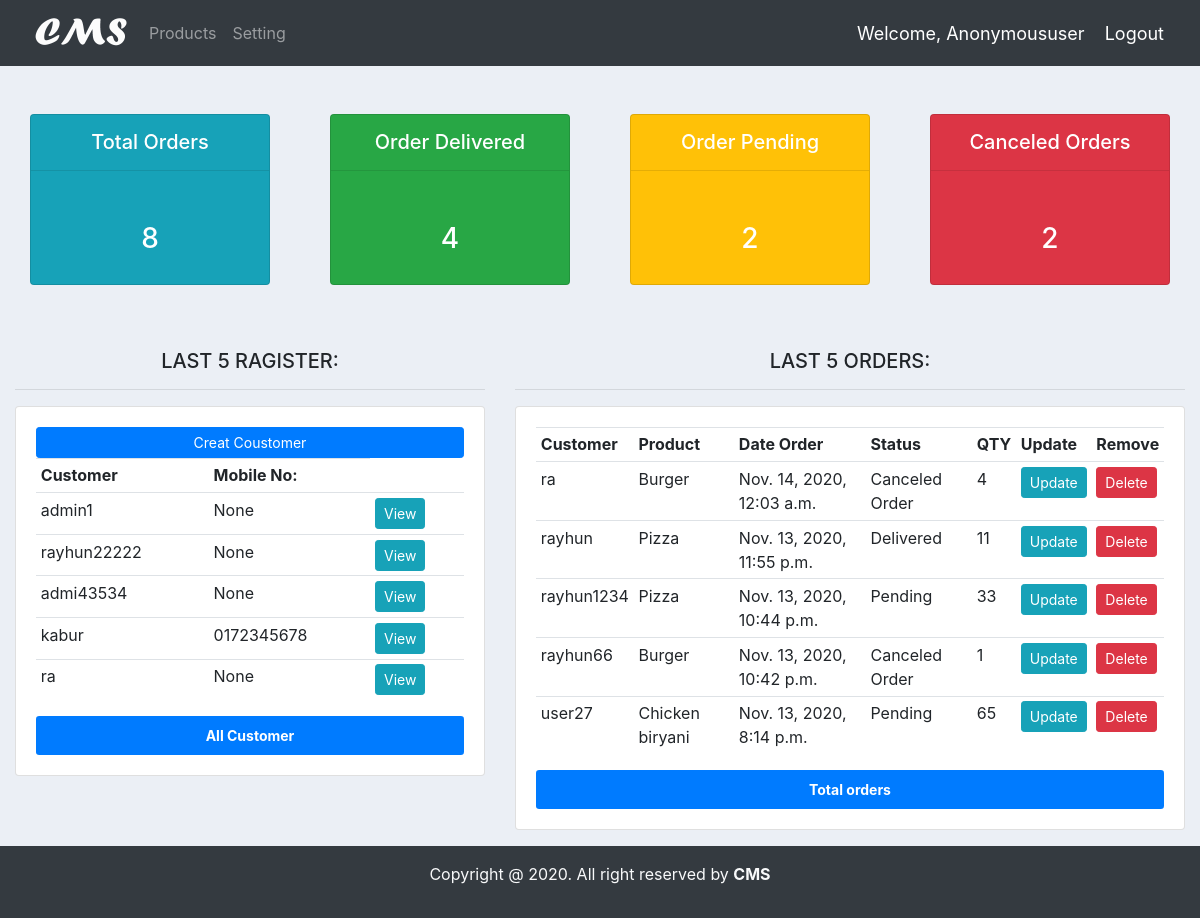
The app's page /, older data.
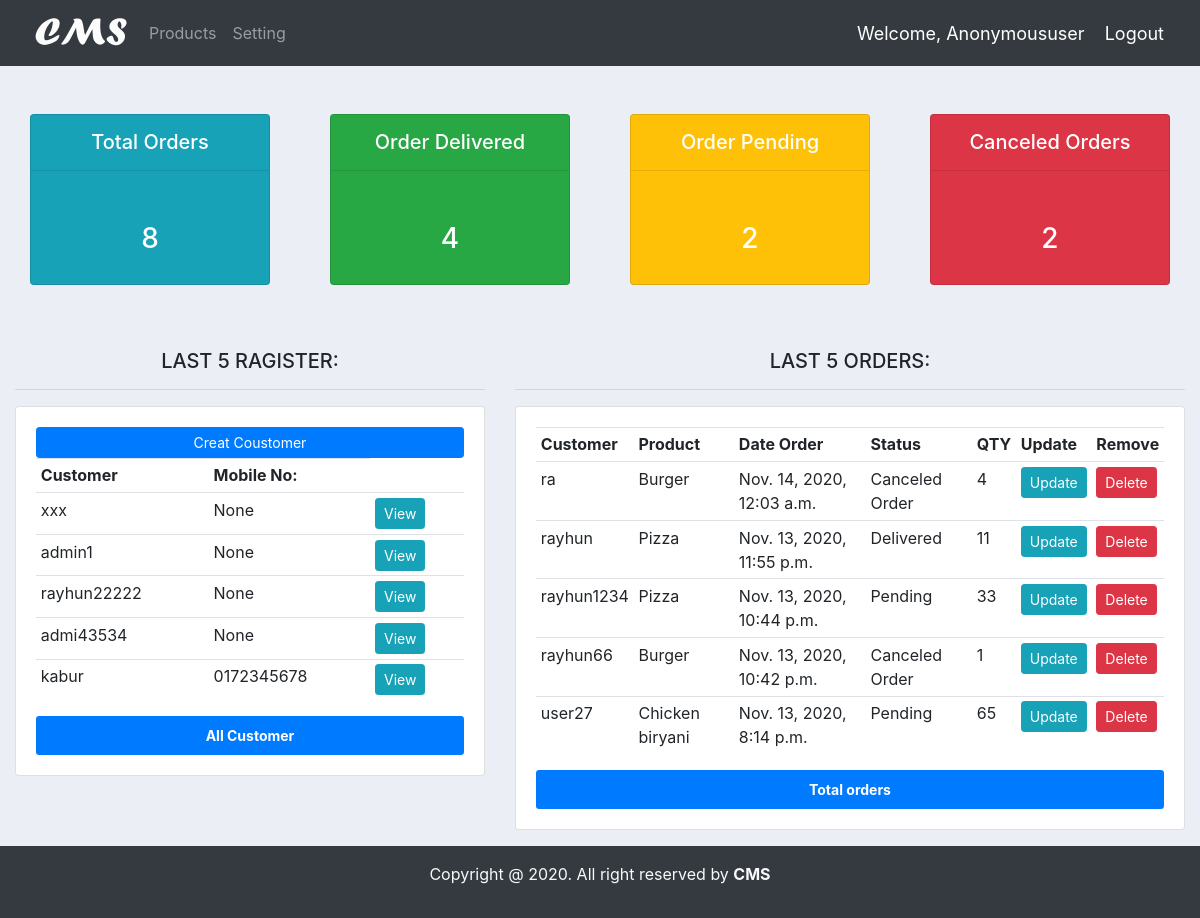
The same page, newer data.
### accounts/models.py (models this page shows, shortened)
class Customer(models.Model):
    user = models.OneToOneField(User, null=True, blank=True, on_delete=models.CASCADE)
    name = models.CharField(max_length=200, null=True)
    phone = models.CharField(max_length=200, null=True)
    email = models.CharField(max_length=200, null=True)
    profile_pic = models.ImageField(default="demo.jpg", null=True, blank=True)
    date_created = models.DateTimeField(auto_now_add=True, null=True)
    def __str__(self):
        return str(self.name)

class Order(models.Model):
    STATUS = (
        ('Pending','Pending'),
        ('Canceled Order','Canceled Order'),
        ('Delivered','Delivered')
        )
    customer = models.ForeignKey(Customer, null=True, on_delete=models.SET_NULL)
    Product = models.ForeignKey(Product, null=True, on_delete=models.SET_NULL)
    date_created = models.DateTimeField(auto_now_add=True, null=True)
    statur = models.CharField(max_length=200, null=True, choices=STATUS)
    note = models.CharField(max_length=200, null=True)
    order_content = models.DecimalField(max_digits= 10000, null=True, decimal_places=0)

class Product(models.Model):
    CATAGORY = (
        ('Indoor','Indoor'),
        ('Out Door','Out Door'),
    )
    name = models.CharField(max_length=200, null=True)
    price = models.FloatField(null=True)
    catagory = models.CharField(max_length=200, null=True, choices=CATAGORY)
    descriprion = models.CharField(max_length=500 ,null=True, blank=True)
    data_created = models.DateTimeField(auto_now_add=True)
    tags = models.ManyToManyField(Tag)
    def __str__(self):
        return str(self.name)

### accounts/views.py (the view)
# urls.py: 2. Add a URL to urlpatterns:  path('', views.home, name='home')
def home(request):
    orders = Order.objects.all()
    last_five = orders.order_by('-date_created')[0:5]
    customers = Customer.objects.all()
    last_five_customer = customers.order_by('-date_created')[:5]
    total_orders = orders.count()
    order_delivered = orders.filter(statur='Delivered').count()
    order_pending = orders.filter(statur='Pending').count()
    order_cancels = orders.filter(statur='Canceled Order').count()
    context = {
        'last_five':last_five,
        'last_five_customer':last_five_customer,
        'total_orders':total_orders,
        'order_delivered':order_delivered,
        'order_pending':order_pending,
        'order_cancels':order_cancels
    }
    return render(request, 'accounts/dashbord.html',context)

### accounts/templates/accounts/dashbord.html
{% extends 'accounts/main.html' %}
{% block content %}
<div class="container-fluid">
    {% include 'accounts/status.html' %}
    <div class="row">
        <div class="col-md-5">
            <h5 class="text-center">LAST 5 RAGISTER:</h5>
            <hr>
            <div class="card card-body">
                <a class="btn btn-primary btn-sm btn-block" href="{% url 'create_customer' %}">Creat Coustomer</a>
                <table class="table table-sm">
                    <tr>
                        <th>Customer</th>
                        <th>Mobile No:</th>
                    </tr>
                    {% for customer in last_five_customer %}
                    <tr>
                        <td>{{ customer.name }}</td>
                        <td>{{ customer.phone }}</td>
                        <td><a class="btn btn-sm btn-info" href="{% url 'customer' customer.pk %}">View</a></td>
                    </tr>
                    {% endfor %}
                </table>
                <div class="see_all">
                    <a href="{% url 'customer_list_all' %}" class="bg-primary p-2 text-white btn btn-sm w-100">
                        <strong>All Customer</strong>
                    </a>
                </div>
            </div>
        </div>
        <div class="col-md-7">
            <h5 class="text-center">LAST 5 ORDERS:</h5>
            <hr>
            <div class="card card-body">
                <table class="table table-sm">
                    <tr>
                        <th>Customer</th>
                        <th>Product</th>
                        <th>Date Order</th>
                        <th>Status</th>
                        <th>QTY</th>
                        <th>Update</th>
                        <th>Remove</th>
                    </tr>
                    {% for order in last_five %}
                    <tr>
                        <td>{{ order.customer }}</td>
                        <td>{{ order.Product }}</td>
                        <td>{{ order.date_created }}</td>
                        <td>{{ order.statur }}</td>
                        <td>{{ order.order_content }}</td>
                        <td><a class="btn btn-sm btn-info" href="{% url 'update_order' order.pk %}">Update</a></td>
                        <td><a class="btn btn-sm btn-danger" href="{% url 'delete_order' order.pk %}">Delete</a></td>
                    </tr>
                    {% endfor %}
                </table>
                <a href="{% url 'order_list' %}" class="bg-primary p-2 text-white btn btn-sm w-100"><strong>Total orders</strong></a>
            </div>
        </div>
    </div>
</div>
{% endblock %}

Row changes from the older to the newer data that the page shows:
no longer on this page (row unchanged): Customer: name "ra", phone "None"
added Customer: name "xxx", phone "None"
